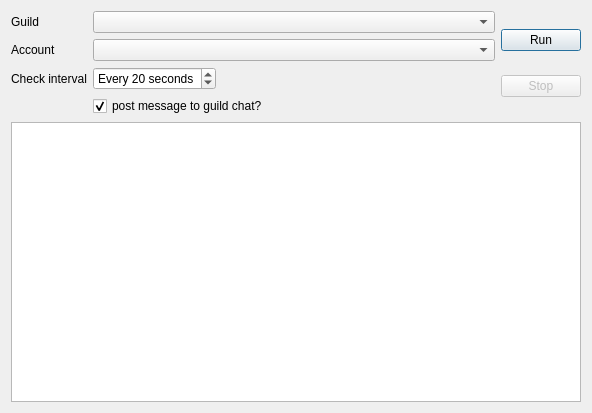
<?xml version="1.0" encoding="UTF-8"?>
<ui version="4.0">
 <class>LoMTimeCheckDialog</class>
 <widget class="QDialog" name="LoMTimeCheckDialog">
  <property name="geometry">
   <rect>
    <x>0</x>
    <y>0</y>
    <width>592</width>
    <height>413</height>
   </rect>
  </property>
  <property name="windowTitle">
   <string>Check LoM land timer</string>
  </property>
  <layout class="QGridLayout" name="gridLayout" rowstretch="0,1">
   <item row="0" column="0">
    <layout class="QFormLayout" name="formLayout">
     <property name="fieldGrowthPolicy">
      <enum>QFormLayout::ExpandingFieldsGrow</enum>
     </property>
     <item row="0" column="0">
      <widget class="QLabel" name="labelGuild">
       <property name="text">
        <string>Guild</string>
       </property>
      </widget>
     </item>
     <item row="0" column="1">
      <widget class="QComboBox" name="comboBoxGuild">
       <property name="sizePolicy">
        <sizepolicy hsizetype="Expanding" vsizetype="Fixed">
         <horstretch>0</horstretch>
         <verstretch>0</verstretch>
        </sizepolicy>
       </property>
      </widget>
     </item>
     <item row="1" column="0">
      <widget class="QLabel" name="labelAccount">
       <property name="text">
        <string>Account</string>
       </property>
      </widget>
     </item>
     <item row="1" column="1">
      <widget class="QComboBox" name="comboBoxAccount">
       <property name="sizePolicy">
        <sizepolicy hsizetype="Expanding" vsizetype="Fixed">
         <horstretch>0</horstretch>
         <verstretch>0</verstretch>
        </sizepolicy>
       </property>
      </widget>
     </item>
     <item row="2" column="0">
      <widget class="QLabel" name="labelCheckInterval">
       <property name="text">
        <string>Check interval</string>
       </property>
      </widget>
     </item>
     <item row="2" column="1">
      <widget class="QSpinBox" name="spinBoxCheckInterval">
       <property name="wrapping">
        <bool>true</bool>
       </property>
       <property name="suffix">
        <string> seconds</string>
       </property>
       <property name="prefix">
        <string>Every </string>
       </property>
       <property name="minimum">
        <number>10</number>
       </property>
       <property name="maximum">
        <number>60</number>
       </property>
       <property name="value">
        <number>20</number>
       </property>
      </widget>
     </item>
     <item row="3" column="1">
      <widget class="QCheckBox" name="checkBoxPostToGuildChat">
       <property name="text">
        <string>post message to guild chat?</string>
       </property>
       <property name="checked">
        <bool>true</bool>
       </property>
      </widget>
     </item>
    </layout>
   </item>
   <item row="0" column="1">
    <layout class="QVBoxLayout" name="verticalLayout">
     <item>
      <widget class="QPushButton" name="pushButtonRun">
       <property name="text">
        <string>Run</string>
       </property>
       <property name="icon">
        <iconset>
         <normaloff>gfx/run.png</normaloff>gfx/run.png</iconset>
       </property>
      </widget>
     </item>
     <item>
      <widget class="QPushButton" name="pushButtonStop">
       <property name="enabled">
        <bool>false</bool>
       </property>
       <property name="text">
        <string>Stop</string>
       </property>
      </widget>
     </item>
    </layout>
   </item>
   <item row="1" column="0" colspan="2">
    <widget class="QPlainTextEdit" name="plainTextEditLog">
     <property name="readOnly">
      <bool>true</bool>
     </property>
    </widget>
   </item>
  </layout>
 </widget>
 <resources/>
 <connections>
  <connection>
   <sender>comboBoxGuild</sender>
   <signal>currentIndexChanged(int)</signal>
   <receiver>LoMTimeCheckDialog</receiver>
   <slot>onGuildIndexChanged(int)</slot>
   <hints>
    <hint type="sourcelabel">
     <x>108</x>
     <y>18</y>
    </hint>
    <hint type="destinationlabel">
     <x>20</x>
     <y>4</y>
    </hint>
   </hints>
  </connection>
  <connection>
   <sender>pushButtonRun</sender>
   <signal>clicked()</signal>
   <receiver>LoMTimeCheckDialog</receiver>
   <slot>onRun()</slot>
   <hints>
    <hint type="sourcelabel">
     <x>454</x>
     <y>22</y>
    </hint>
    <hint type="destinationlabel">
     <x>448</x>
     <y>22</y>
    </hint>
   </hints>
  </connection>
  <connection>
   <sender>pushButtonStop</sender>
   <signal>clicked()</signal>
   <receiver>LoMTimeCheckDialog</receiver>
   <slot>onStop()</slot>
   <hints>
    <hint type="sourcelabel">
     <x>458</x>
     <y>70</y>
    </hint>
    <hint type="destinationlabel">
     <x>448</x>
     <y>69</y>
    </hint>
   </hints>
  </connection>
 </connections>
 <slots>
  <slot>onGuildIndexChanged(int)</slot>
  <slot>onRun()</slot>
  <slot>onStop()</slot>
 </slots>
</ui>
